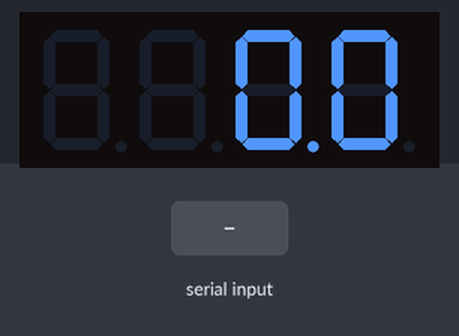
The sketch below on a simulated ESP32. Parts: 4-digit seven-segment display. The inputs (shaded band) are chosen by the test bench. WiFi joins after 1.5 s; servers stay silent unless stated; uploads are accepted with an empty reply; what the sketch prints to the serial monitor is not drawn.

Above: at 3.4 s.
3.5 s: "$GNRMC,45\n" received over the second serial link
At 5.1 s:
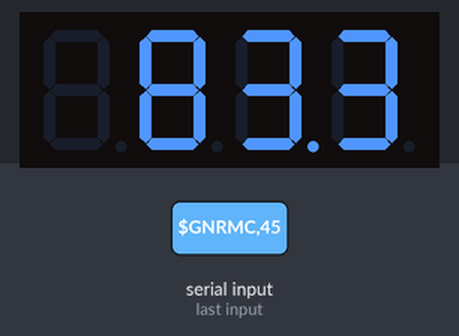
Timing chart, 0 to 6.6 s (numbered marks = the images above; inputs shaded):
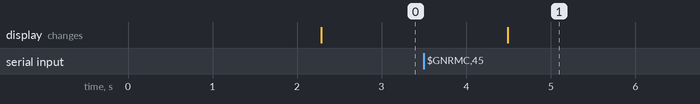

Measured:
- after the input at 3.5 s, the display: changes after 0.99 s (image 1)

The sketch:

GPSAnalysis.ino
```cpp
#include <HardwareSerial.h>
#include <WiFi.h>
#include <WiFiClientSecure.h>
#include <ArduinoJson.h>
#include <TM1637Display.h>

#define DEBUGSerial Serial
#define CLK 26
#define DIO 27

const char* ssid = "Redmi K50";
const char* password = "04870587ts87";
const char* host = "3kkelvin-api.italkutalk.com";
const uint16_t port = 443;
const char* test_root_ca =  //https需要的SSL，需要手動從網頁抓
  "-----BEGIN CERTIFICATE-----\n"
  "MIICCTCCAY6gAwIBAgINAgPlwGjvYxqccpBQUjAKBggqhkjOPQQDAzBHMQswCQYD\n"
  "VQQGEwJVUzEiMCAGA1UEChMZR29vZ2xlIFRydXN0IFNlcnZpY2VzIExMQzEUMBIG\n"
  "A1UEAxMLR1RTIFJvb3QgUjQwHhcNMTYwNjIyMDAwMDAwWhcNMzYwNjIyMDAwMDAw\n"
  "WjBHMQswCQYDVQQGEwJVUzEiMCAGA1UEChMZR29vZ2xlIFRydXN0IFNlcnZpY2Vz\n"
  "IExMQzEUMBIGA1UEAxMLR1RTIFJvb3QgUjQwdjAQBgcqhkjOPQIBBgUrgQQAIgNi\n"
  "AATzdHOnaItgrkO4NcWBMHtLSZ37wWHO5t5GvWvVYRg1rkDdc/eJkTBa6zzuhXyi\n"
  "QHY7qca4R9gq55KRanPpsXI5nymfopjTX15YhmUPoYRlBtHci8nHc8iMai/lxKvR\n"
  "HYqjQjBAMA4GA1UdDwEB/wQEAwIBhjAPBgNVHRMBAf8EBTADAQH/MB0GA1UdDgQW\n"
  "BBSATNbrdP9JNqPV2Py1PsVq8JQdjDAKBggqhkjOPQQDAwNpADBmAjEA6ED/g94D\n"
  "9J+uHXqnLrmvT/aDHQ4thQEd0dlq7A/Cr8deVl5c1RxYIigL9zC2L7F8AjEA8GE8\n"
  "p/SgguMh1YQdc4acLa/KNJvxn7kjNuK8YAOdgLOaVsjh4rsUecrNIdSUtUlD\n"
  "-----END CERTIFICATE-----\n";
WiFiClientSecure client;
HardwareSerial GPSSerial(1);

TM1637Display display(CLK, DIO);

String latitude = "";
String longitude = "";
String speed = "";
String gpsTime = "";
String gpsDate = "";
int satellites = 0;
unsigned long lastSendTime = 0;
const unsigned long interval = 1000;  // 1秒

void setup() {
  GPSSerial.begin(115200, SERIAL_8N1, 33, 25);
  DEBUGSerial.begin(115200);
  DEBUGSerial.println("Wating...");
  display.setBrightness(0x0f);  // 顯示亮度
  //連線WIFI
  WiFi.begin(ssid, password);
  while (WiFi.status() != WL_CONNECTED) {
    delay(1000);
    DEBUGSerial.println("Connecting to WiFi...");
  }
  DEBUGSerial.println("Connected to WiFi");
  //連線TCP
  client.setCACert(test_root_ca);  //設定HTTPS 用CA
  while (!client.connect(host, port)) {
    Serial.println("Connection failed! Retrying...");
    delay(1000);
  }
  Serial.println("Connected to server!");
  client.println("GET / HTTP/1.0");
  client.println("Host: 3kkelvin-api.italkutalk.com");
  client.println("Connection: close");
  client.println();
}

void loop() {
  while (GPSSerial.available()) {
    String line = GPSSerial.readStringUntil('\n');  // 一次讀一行
    if (line.startsWith("$GNGGA")) {                // 多衛星組合的時間、位置等
      parseGGA(line);
    } else if (line.startsWith("$GNRMC")) {  // 多衛星組合的導航資訊(速度)
      parseRMC(line);
    }
  }

  unsigned long currentMillis = millis();  //控制至少超過一秒再發
  if (currentMillis - lastSendTime >= interval) {
    lastSendTime = currentMillis;

    String jsonData = packToJson();
    postToAPIServer(jsonData);
    if (client.connected()) {
      String data = "Latitude=" + latitude + "&Longitude=" + longitude + "&Speed=" + speed + "&Date=" + gpsDate + "&Time=" + gpsTime + "&Satellites=" + String(satellites);
      client.println("POST /gps HTTP/1.1");
      client.println("Host: " + String(host));
      client.println("Content-Type: application/x-www-form-urlencoded");
      client.println("Content-Length: " + String(data.length()));
      client.println();
      client.println(data);
    } else {
      DEBUGSerial.println("Disconnected from server");
      if (client.connect(host, port)) {
        DEBUGSerial.println("Reconnected to server");
      }
    }
    displaySpeed();
  }
}

void parseGGA(String line) {  //讀取其中的緯度 經度 衛星數
  int commaIndex = line.indexOf(',');
  commaIndex = line.indexOf(',', commaIndex + 1);
  latitude = line.substring(commaIndex + 1, line.indexOf(',', commaIndex + 1));
  for (int i = 0; i < 2; i++) {
    commaIndex = line.indexOf(',', commaIndex + 1);
  }
  longitude = line.substring(commaIndex + 1, line.indexOf(',', commaIndex + 1));
  commaIndex = line.indexOf(',', commaIndex + 1);
  for (int i = 0; i < 4; i++) {
    commaIndex = line.indexOf(',', commaIndex + 1);
  }
  satellites = line.substring(commaIndex + 1, line.indexOf(',', commaIndex + 1)).toInt();
}

void parseRMC(String line) {  //讀取其中的UTC時間 速度
  int commaIndex = line.indexOf(',');
  gpsTime = line.substring(commaIndex + 1, line.indexOf(',', commaIndex + 1));
  commaIndex = line.indexOf(',', commaIndex + 1);
  for (int i = 0; i < 5; i++) {
    commaIndex = line.indexOf(',', commaIndex + 1);
  }
  speed = String(line.substring(commaIndex + 1, line.indexOf(',', commaIndex + 1)).toFloat() * 1.852);  // 節轉時速
  for (int i = 0; i < 2; i++) {
    commaIndex = line.indexOf(',', commaIndex + 1);
  }
  gpsDate = line.substring(commaIndex + 1, line.indexOf(',', commaIndex + 1));
}

void displaySpeed() {
  float speedValue = speed.toFloat();
  int intPart = (int)speedValue;
  int decimalPart = (int)((speedValue - intPart) * 10);  // 只取小數點後一位

  uint8_t data[] = { 0, 0, 0, 0 };

  if (intPart >= 100) {
    data[0] = display.encodeDigit((intPart / 100) % 10);
    data[1] = display.encodeDigit((intPart / 10) % 10);
    data[2] = display.encodeDigit(intPart % 10) | 0x80;  // 加上小數點
    data[3] = display.encodeDigit(decimalPart);
  } else if (intPart >= 10) {
    data[1] = display.encodeDigit((intPart / 10) % 10);
    data[2] = display.encodeDigit(intPart % 10) | 0x80;  // 加上小數點
    data[3] = display.encodeDigit(decimalPart);
  } else {
    data[2] = display.encodeDigit(intPart % 10) | 0x80;  // 加上小數點
    data[3] = display.encodeDigit(decimalPart);
  }

  display.setSegments(data);
}

String packToJson() {  //包成JSON好給APIserver
  StaticJsonDocument<200> jsonDoc;
  jsonDoc["latitude"] = latitude;
  jsonDoc["longitude"] = longitude;
  jsonDoc["speed"] = speed;
  jsonDoc["date"] = gpsDate;
  jsonDoc["time"] = gpsTime;
  jsonDoc["satellites"] = satellites;

  String jsonString;
  serializeJson(jsonDoc, jsonString);
  return jsonString;
}

void postToAPIServer(String jsonData) {
  if (!client.connected()) {
    if (!client.connect(host, port)) {
      Serial.println("Connection to API server failed!");
      return;
    }
  }
  Serial.println("上傳");

  client.print("POST /gps/ HTTP/1.1\r\n");
  client.print("Host: ");
  client.println(host);
  client.println("Content-Type: application/json");
  client.print("Content-Length: ");
  client.println(jsonData.length());
  client.println();
  client.println(jsonData);

  while (client.available()) {
    client.read();
  }
}
```
